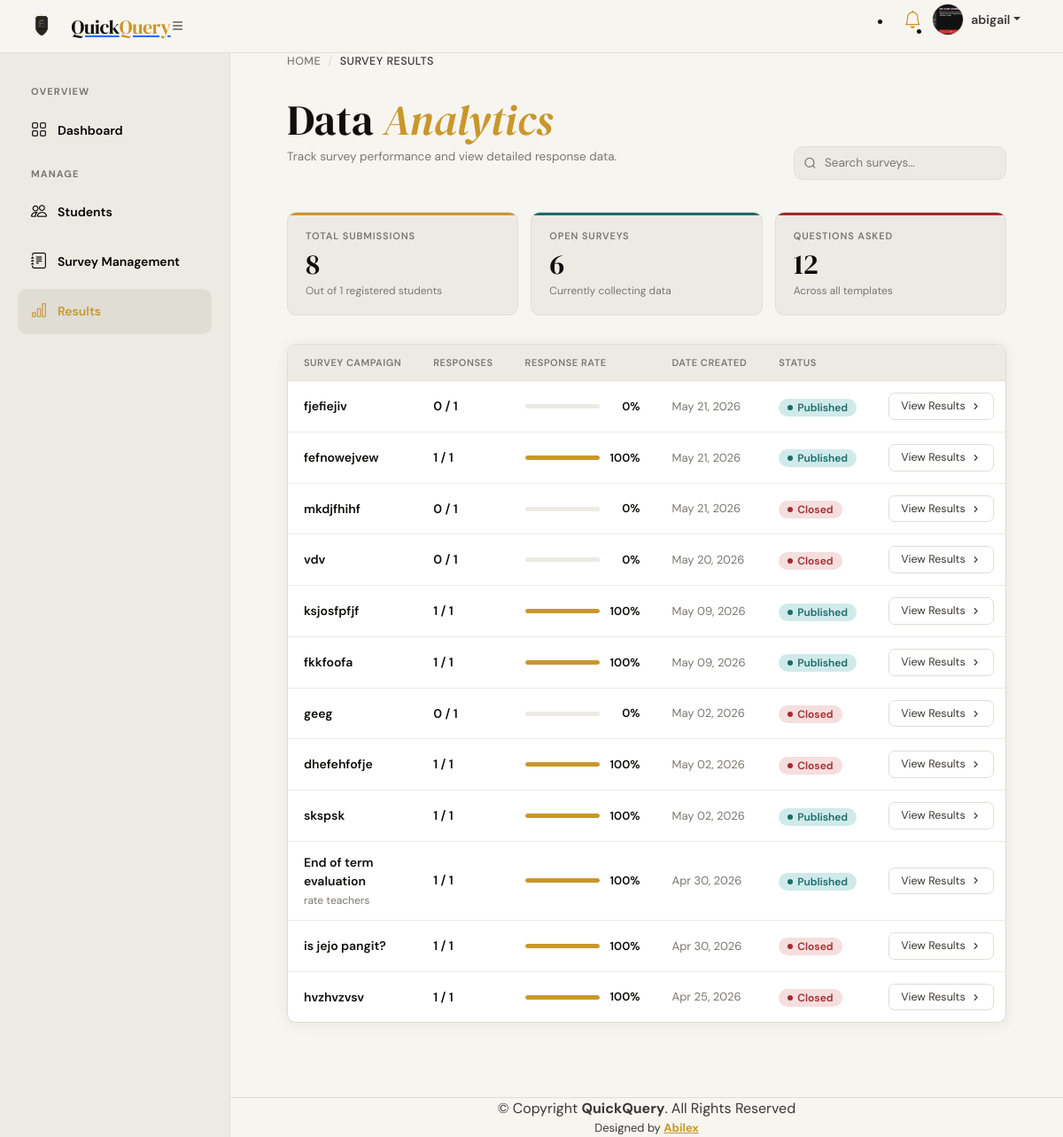
/public/admin/results.php (signed in), run on the app's committed database.
### tables this page shows
CREATE TABLE `surveys` (
  `id` int(11) NOT NULL,
  `user_id` int(11) NOT NULL,
  `title` varchar(255) NOT NULL,
  `description` text NOT NULL,
  `status` enum('pending','published','closed') NOT NULL,
  `created_at` timestamp NOT NULL DEFAULT current_timestamp(),
  `category_id` int(11) DEFAULT NULL,
  `start_date` datetime DEFAULT NULL,
  `end_date` datetime DEFAULT NULL
);

### public/admin/results.php (the view, shortened to what this page needs)
<?php
include('./includes/header.php');
include('./includes/topbar.php');
include('./includes/sidebar.php');
include('../../app/config/config.php');
$sql = "SELECT s.id, s.title, s.description, s.status, s.created_at, s.category_id,
               COUNT(DISTINCT r.user_id) as response_count
        FROM surveys s
        LEFT JOIN responses r ON r.survey_id = s.id
        GROUP BY s.id
        ORDER BY s.created_at DESC";
$result = mysqli_query($conn, $sql);
$surveys        = [];
$totalResponses = 0;
$openCount      = 0;
while ($row = mysqli_fetch_assoc($result)) {
  $surveys[]       = $row;
  $totalResponses += (int)$row['response_count'];
  if ($row['status'] === 'published') $openCount++;
}
$usersRes      = mysqli_query($conn, "SELECT COUNT(*) as cnt FROM users WHERE role = 'user'");
$totalStudents = (int)mysqli_fetch_assoc($usersRes)['cnt'];
$qRes           = mysqli_query($conn, "SELECT COUNT(*) as cnt FROM questions");
$totalQuestions = (int)mysqli_fetch_assoc($qRes)['cnt'];
?>
<div class="main-wrapper">
  <div class="breadcrumbs">
    <a href="index">Home</a>
    <span>/</span>
    <span class="current-page">Survey Results</span>
  </div>
<header>
  <div>
    <h1>Data <em>Analytics</em></h1>
    <p style="font-size:13.5px;color:var(--ink-3);margin-top:6px;">Track survey performance and view detailed response data.</p>
  </div>
  <div class="toolbar">
      <div class="search-wrap">
        <input type="text" id="surveySearch" placeholder="Search surveys…" oninput="filterTable()">
      </div>
    </div>
  </header>
  <div class="stat-strip">
    <div class="stat-card gold">
      <div class="stat-label">Total Submissions</div>
      <div class="stat-value"><?= number_format($totalResponses) ?></div>
      <div class="stat-sub">Out of <?= number_format($totalStudents) ?> registered students</div>
    </div>
    <div class="stat-card teal">
      <div class="stat-label">Open Surveys</div>
      <div class="stat-value"><?= $openCount ?></div>
      <div class="stat-sub">Currently collecting data</div>
    </div>
    <div class="stat-card rose">
      <div class="stat-label">Questions Asked</div>
      <div class="stat-value"><?= number_format($totalQuestions) ?></div>
      <div class="stat-sub">Across all templates</div>
    </div>
  </div>
  <section style="width:100%;">
    <div class="table-wrap">
      <div class="table-scroll">
        <table id="surveyTable">
          <thead>
            <tr>
              <th>Survey Campaign</th>
              <th>Responses</th>
              <th>Response Rate</th>
              <th>Date Created</th>
              <th>Status</th>
              <th></th>
            </tr>
          </thead>
          <tbody>
            <?php if (empty($surveys)): ?>
              <tr>
                <td colspan="6">
                  <div class="empty-state">No surveys found.</div>
                </td>
              </tr>
            <?php else: ?>
              <?php foreach ($surveys as $s):
                $responses = (int)$s['response_count'];
                $pct       = $totalStudents > 0 ? round(($responses / $totalStudents) * 100) : 0;
                $dateLabel = date('M d, Y', strtotime($s['created_at']));
              ?>
                <tr>
                  <td>
                    <div class="survey-title"><?= htmlspecialchars($s['title']) ?></div>
                    <?php if (!empty($s['description'])): ?>
                      <div class="survey-desc"><?= htmlspecialchars($s['description']) ?></div>
                    <?php endif; ?>
                  </td>
                  <td style="font-weight:600; color:var(--ink);">
                    <?= number_format($responses) ?> / <?= $totalStudents ?>
                  </td>
                  <td>
                    <div class="prog-wrap">
                      <div class="prog-track">
                        <div class="prog-fill" style="width:<?= $pct ?>%;"></div>
                      </div>
                      <span class="prog-num"><?= $pct ?>%</span>
                    </div>
                  </td>
                  <td style="color:var(--ink-3); font-size:13px;"><?= $dateLabel ?></td>
                  <td>
                    <?php if ($s['status'] === 'published'): ?>
                      <span class="badge badge-published">Published</span>
                    <?php elseif ($s['status'] === 'pending'): ?>
                      <span class="badge badge-pending">Pending</span>
                    <?php else: ?>
                      <span class="badge badge-closed">Closed</span>
                    <?php endif; ?>
                  </td>
                  <td>
                    <button class="action-btn" onclick="openSurvey(<?= (int)$s['id'] ?>)">
                      View Results
                      <svg viewBox="0 0 24 24" width="12" height="12" fill="none" stroke="currentColor" stroke-width="2">
                        <polyline points="9 18 15 12 9 6" />
                      </svg>
                    </button>
                  </td>
                </tr>
              <?php endforeach; ?>
            <?php endif; ?>
          </tbody>
        </table>
      </div>
    </div>
  </section>
</div>
<?php include('./includes/footer.php'); ?>

### public/admin/includes/sidebar.php (style rules this page uses)
.main-wrapper { margin-left: 260px; transition: all 0.3s; }

### data on the page
surveys: title "fjefiejiv", responses "0", totalStudents "1", pct "0", created_at "May 21, 2026", status "Published"
surveys: title "fefnowejvew", responses "1", totalStudents "1", pct "100", created_at "May 21, 2026", status "Published"
surveys: title "mkdjfhihf", responses "0", totalStudents "1", pct "0", created_at "May 21, 2026", status "Closed"
surveys: title "vdv", responses "0", totalStudents "1", pct "0", created_at "May 20, 2026", status "Closed"
surveys: title "ksjosfpfjf", responses "1", totalStudents "1", pct "100", created_at "May 09, 2026", status "Published"
surveys: title "fkkfoofa", responses "1", totalStudents "1", pct "100", created_at "May 09, 2026", status "Published"
surveys: title "geeg", responses "0", totalStudents "1", pct "0", created_at "May 02, 2026", status "Closed"
surveys: title "dhefehfofje", responses "1", totalStudents "1", pct "100", created_at "May 02, 2026", status "Closed"
surveys: title "skspsk", responses "1", totalStudents "1", pct "100", created_at "May 02, 2026", status "Published"
surveys: title "End of term evaluation", description "rate teachers", responses "1", totalStudents "1", pct "100", created_at "Apr 30, 2026", status "Published"
surveys: title "is jejo pangit?", responses "1", totalStudents "1", pct "100", created_at "Apr 30, 2026", status "Closed"
surveys: title "hvzhvzvsv", responses "1", totalStudents "1", pct "100", created_at "Apr 25, 2026", status "Closed"

### other printed values
$_SESSION['authUser']['username'] "abigail"
$totalResponses "8"
$totalStudents "1"
$openCount "6"
$totalQuestions "12"
